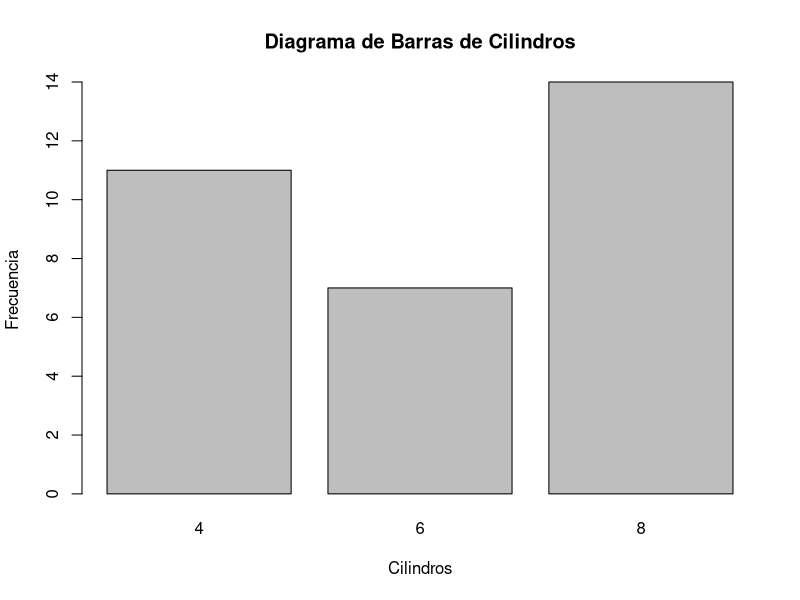
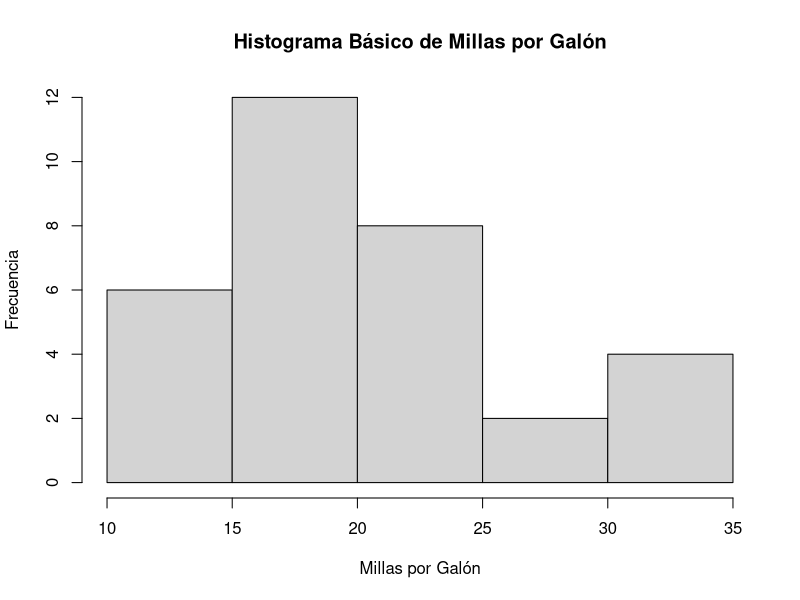

These charts were generated, in order, by the following R code: (Note: this script raises an error after producing the figures.)
# Cargar el conjunto de datos mtcars
data(mtcars)

###########################################################################
# 1. Diagrama de Barras de Frecuencia Absoluta de Cilindros (cyl)
barplot(table(mtcars$cyl), main = "Diagrama de Barras de Cilindros", xlab = "Cilindros", ylab = "Frecuencia")


###########################################################################
# 2. Histograma de Millas por Galón (mpg)
# Vamos a mostrar un histograma básico para las millas por galón (mpg)
# Este histograma se generará con un número predeterminado de bins que es calculado automáticamente, de una forma similar al método de Sturges.
hist(mtcars$mpg, main = "Histograma Básico de Millas por Galón", 
     xlab = "Millas por Galón", ylab = "Frecuencia")

# #### HISTOGRAMA CON EL MÉTODO DE STURGES ####
# Método de Sturges:
# El número de bins se calcula con la fórmula:
#   k = ⌈ log2(n) + 1 ⌉
# Este método asume que los datos siguen una distribución normal y utiliza solo el tamaño de la muestra n.
# Es adecuado para conjuntos de datos pequeños a medianos.

num_bins_sturges <- ceiling(log2(num_observaciones) + 1)

# Crear el histograma con el número de bins calculado por Sturges
hist(mtcars$mpg, breaks = num_bins_sturges, 
     main = "Histograma con Método de Sturges", 
     xlab = "Millas por Galón", ylab = "Frecuencia")

# Explicación del método de Sturges:
# Este método se basa solo en el tamaño de la muestra. A medida que el tamaño de la muestra aumenta, también lo hace el número de bins.
# Es adecuado para distribuciones normales, pero puede no ser eficaz con grandes volúmenes de datos o distribuciones no normales.


# #### HISTOGRAMA CON EL MÉTODO DE SCOTT ####
# Método de Scott:
# El ancho de los bins se calcula con la fórmula:
#   h = (3.5 * desviación estándar) / (n^(1/3))
# Esto minimiza el sesgo al ajustarse a la dispersión de los datos.
# Este método es útil cuando se supone que los datos siguen una distribución normal.
rango_datos <- diff(range(mtcars$mpg))
desviacion_estandar <- sd(mtcars$mpg)
num_observaciones <- length(mtcars$mpg)
ancho_bins_scott <- (3.5 * desviacion_estandar) / (num_observaciones^(1/3))
num_bins_scott <- round(rango_datos / ancho_bins_scott)

# Crear el histograma con el número de bins calculado por Scott
hist(mtcars$mpg, breaks = num_bins_scott, 
     main = "Histograma con Método de Scott", 
     xlab = "Millas por Galón", ylab = "Frecuencia")

# Explicación del método de Scott:
# Este método utiliza la desviación estándar de los datos para calcular el ancho de los bins.
# A medida que la desviación estándar aumenta, el ancho de los bins también aumentará, lo que llevará a menos bins.
# Esto es útil cuando los datos son bastante dispersos.


# #### HISTOGRAMA CON EL MÉTODO DE FREEDMAN-DIACONIS ####
# Método de Freedman-Diaconis:
# El ancho de los bins se calcula con la fórmula:
#   h = (2 * IQR) / (n^(1/3))
# donde IQR es el rango intercuartil (la diferencia entre el cuartil 75 y el cuartil 25).
# Este método es más robusto frente a valores atípicos y distribuciones sesgadas.

iqr <- IQR(mtcars$mpg)
ancho_bins_fd <- 2 * iqr / (num_observaciones^(1/3))
num_bins_fd <- round(rango_datos / ancho_bins_fd)

# Crear el histograma con el número de bins calculado por Freedman-Diaconis
hist(mtcars$mpg, breaks = num_bins_fd, 
     main = "Histograma con Método de Freedman-Diaconis", 
     xlab = "Millas por Galón", ylab = "Frecuencia")

# Explicación del método de Freedman-Diaconis:
# Este método utiliza el rango intercuartil (IQR), que es más robusto frente a los valores atípicos y distribuciones sesgadas.
# En lugar de la desviación estándar, como en el método de Scott, usa el IQR para calcular el ancho de los bins, lo que lo hace más adecuado para datos con distribuciones no normales o con valores atípicos.

###########################################################################
# 3. Diagrama de Dispersión entre Millas por Galón (mpg) y Caballos de Fuerza (hp)
plot(mtcars$hp, mtcars$mpg, main = "Diagrama de Dispersión\nentre Caballos de Fuerza y Millas por Galón", xlab = "Caballos de Fuerza", ylab = "Millas por galón")


###########################################################################
# 4. Gráfico de Pastel de Tipo de Transmisión (am)
pie(table(mtcars$am), main = "Gráfico de Pastel de Tipo de Transmisión", labels = c("Automática", "Manual"))

###########################################################################
# 5. Diagrama de Caja de Peso (wt) por Tipo de Transmisión (am)
boxplot(wt ~ am, data = mtcars, main = "Diagrama de Caja de Peso por Tipo de Transmisión", xlab = "Tipo de Transmisión", ylab = "Peso (miles de libras)")

# Vamos a alegrar la tarea al analista
boxplot(wt ~ am, data = mtcars, 
        main = "Diagrama de Caja de Peso por Tipo de Transmisión", 
        xlab = "Tipo de Transmisión", 
        ylab = "Peso (miles de libras)", 
        col = c("skyblue", "salmon"))  # Colores para cada tipo de transmisión

# Agregar la leyenda
legend("topright",                            # Posición de la leyenda (topright)
       legend = c("Automática", "Manual"),    # Las etiquetas
       fill = c("skyblue", "salmon"),         # Los colores correspondientes
       title = "Tipo de Transmisión")         # Título de la leyenda

###########################################################################
# 6. Crear una tabla de contingencia de las variables "am" y "cyl"
am_factor <- factor(mtcars$am, labels = c("Automática", "Manual"))
tabla_contingencia <- table(am_factor, mtcars$cyl)
print(tabla_contingencia)

# Crear un gráfico de barras para mostrar las dos variables categóricas
barplot(tabla_contingencia, beside = TRUE,
        main = "Cantidad de Automóviles por Tipo de Transmisión y Número de Cilindros",
        xlab = "Número de Cilindros", ylab = "Cantidad de Automóviles",
        col = c("skyblue", "salmon"), ylim = c(0, max(tabla_contingencia) + 2))


# Definir las etiquetas de la leyenda
etiquetas_leyenda <- rownames(tabla_contingencia)

# Agregar la leyenda centrada manualmente
legend("top", legend = etiquetas_leyenda, fill = c("skyblue", "salmon"), title = "Tipo de Transmisión", horiz = TRUE, cex = 0.7)